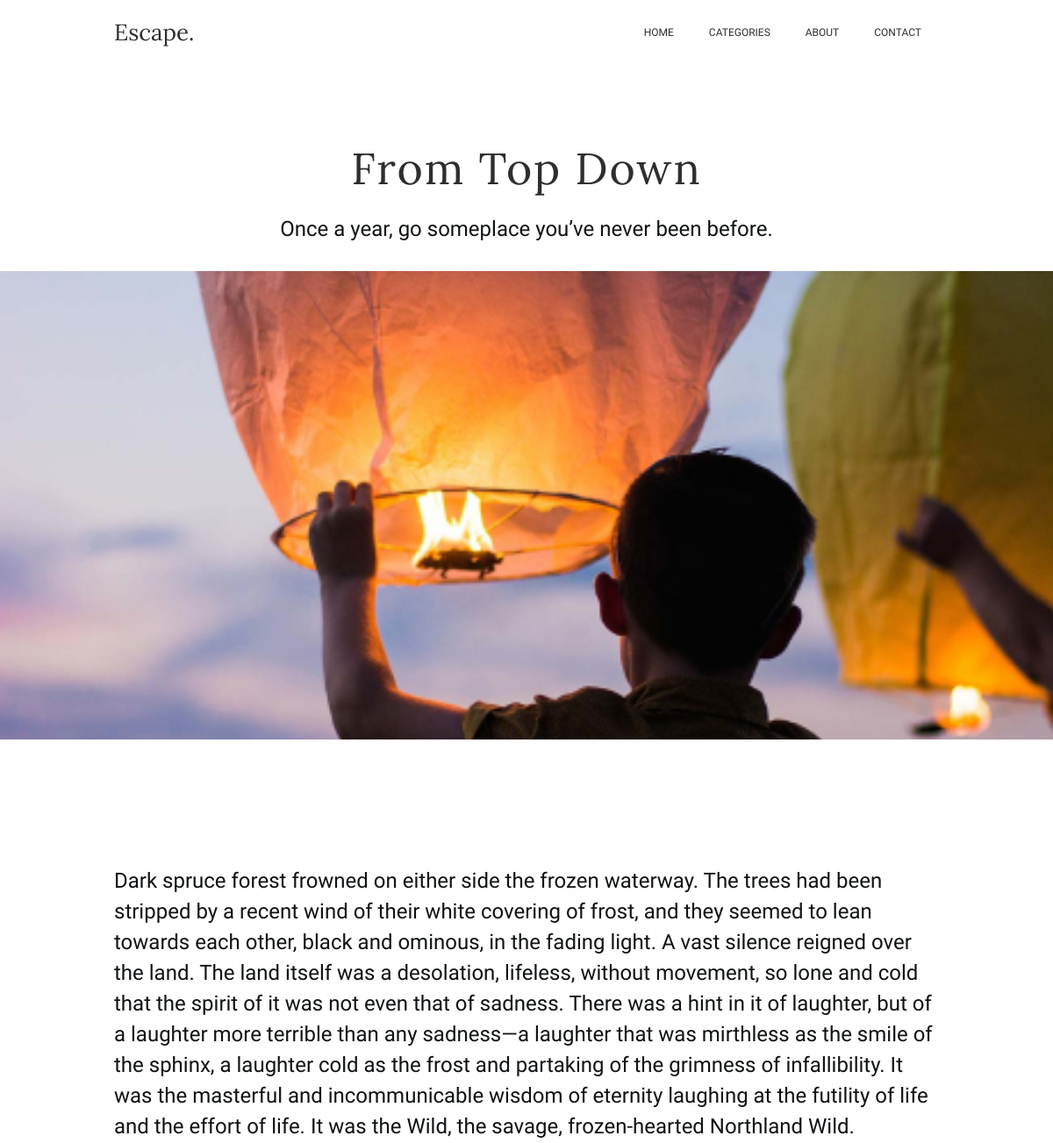
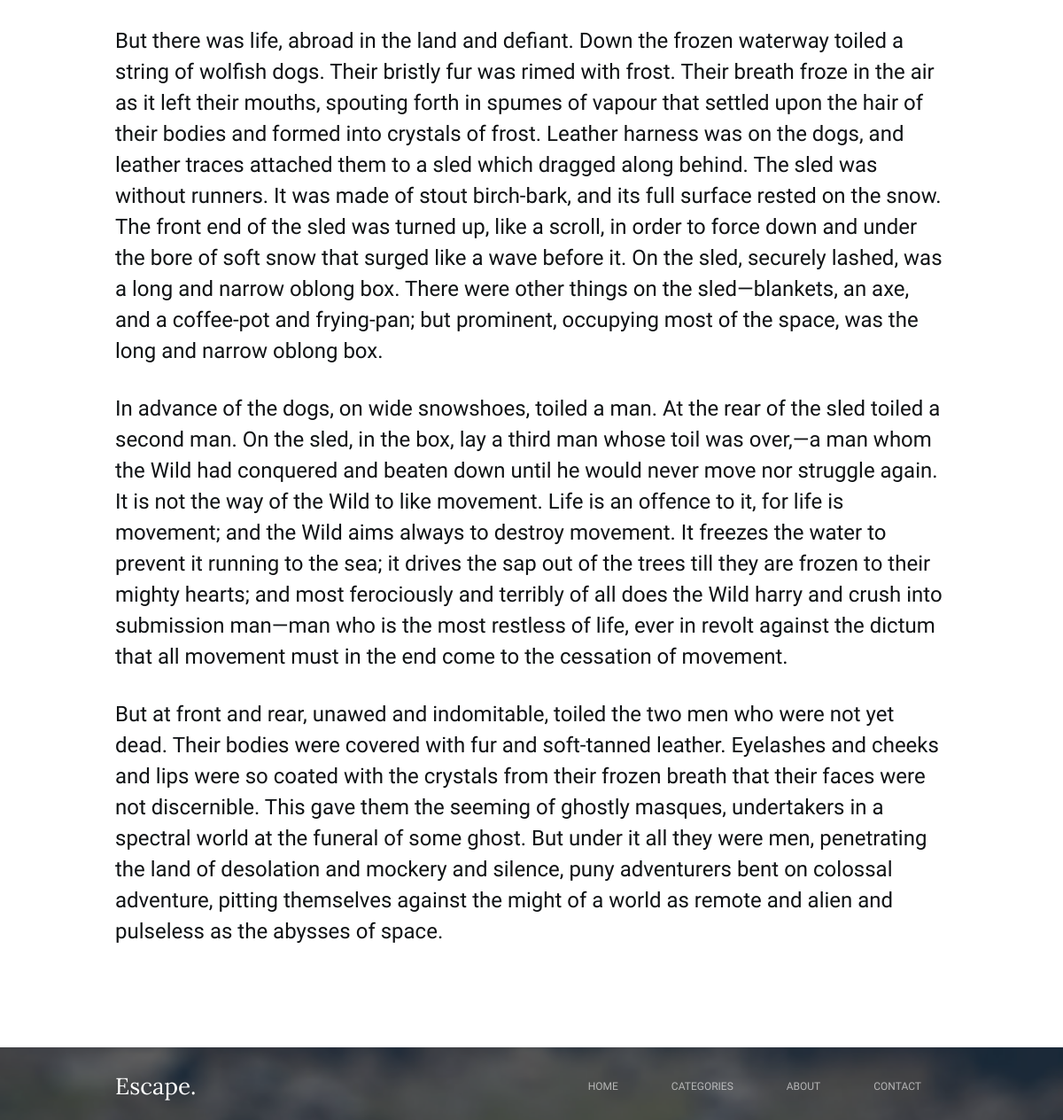
Screenshot of /post?id=d5a9b68d-161d-4ded-8bf2-62f63a25df18 with the database file from the repository (2 pictures, top to bottom).
### tables this page shows
CREATE TABLE post
(
    id           INT AUTO_INCREMENT PRIMARY KEY NOT NULL,
    uuid         VARCHAR(36)  NOT NULL,
    title        VARCHAR(255) NOT NULL,
    content      TEXT         NOT NULL,
    subtitle     VARCHAR(255) NOT NULL,
    image_url    VARCHAR(255) NOT NULL,
    image_alt    VARCHAR(255) NOT NULL,
    author_id    INT          NOT NULL,
    publish_date TIMESTAMP    NOT NULL,
    note         VARCHAR(255) NOT NULL,
    featured     TINYINT      NOT NULL,
    recent       TINYINT      NOT NULL,
    FOREIGN KEY (author_id) REFERENCES author (id) ON DELETE RESTRICT
);

### data/DataBaseProcessing.php (called while the page is built, shortened)
<?php
class DataBase
{
    protected function createDBConnection(): mysqli
    {
        $dataBaseConnection = new mysqli(self::HOST, self::USERNAME, self::PASSWORD, self::DATABASE, self::PORT);
        return $dataBaseConnection;
    }
    public function getPostById($id): array|null
    {
        $dataBaseConnection = $this->createDBConnection();
        $post = [];
        try {
            $result = $dataBaseConnection->query(SqlQuery::GET_POST_BY_ID . $dataBaseConnection->real_escape_string($id) . '"');
            $post = $result->fetch_assoc();
        } catch (Exception $error) {
            echo $error->getMessage();
        }
        return $post;
    }
}

### post.php (the view, shortened to what this page needs)
<?php
include './data/DataBaseProcessing.php';
$id = $_GET['id'];
$connectionDataBase = new DataBase();
$post = $connectionDataBase->getPostById($id);
?>
<!DOCTYPE html>
<html lang="ru">
<head>
    <link rel="stylesheet" href="styles/escape_page.css"/>
</head>
<body>
<?php include 'header.php'; ?>
<main class="main">
    <div class="main__container container">
        <h1 class="main__title"><?= $post['title'] ?? null ?></h1>
        <p class="main__subtitle"><?= $post['subtitle'] ?? null ?></p>
    </div>
    <img class="main__image" src="<?= $post['image_url'] ?? null ?>" alt="<?= $post['image_alt'] ?? null ?>"
         width="1440" height="534">
    <div class="main__text-content container">
        <?= $post['content'] ?? null ?>
    </div>
</main>
<?php include 'footer.php'; ?>
</body>
</html>

### styles/escape_page.css (style rules this page uses)
.main__text-content { margin-bottom: 113px; }
.main__title { margin-bottom: 20px; text-align: center; font: 50px 'Lora', sans-serif; letter-spacing: 2px; color: rgb(46, 46, 46); }
.main__subtitle { margin-bottom: 113px; text-align: center; font: 17px 'Oxygen', sans-serif; color: rgba(46, 46, 46, 0.63); }
.main__image { margin-bottom: 140px; width: 100%; object-fit: cover; }
.main p { margin-bottom: 30px; font: 24px/35px 'Oxygen', sans-serif; color: rgba(16, 19, 21); }

### styles/main.css (style rules this page uses)
* { margin: 0; padding: 0; box-sizing: border-box; }
* img { width: 100%; }
.container { margin: 0 auto; padding: 0 10px; max-width: 960px; }

### rows the page displays
post: title "From Top Down", subtitle "Once a year, go someplace you’ve never been before.", image_url (picture), content "Dark spruce forest frowned on either side the frozen waterway. The trees had been stripped by a recent wind of their white covering of frost, and they seemed to lean towards each other, black and ominous, in the fading light. A vast silence reigned over the land. The land itself was a desolation, lifeless, without movement, so lone and cold that the spirit of it was not even that of sadness. There was a hint in it of laughter, but of a laughter more terrible than any sadness—a laughter that was mirthless as the smile of the sphinx, a laughter cold as the frost and partaking of the grimness of infallibility. It was the masterful and incommunicable wisdom of eternity laughing at the futility…"
